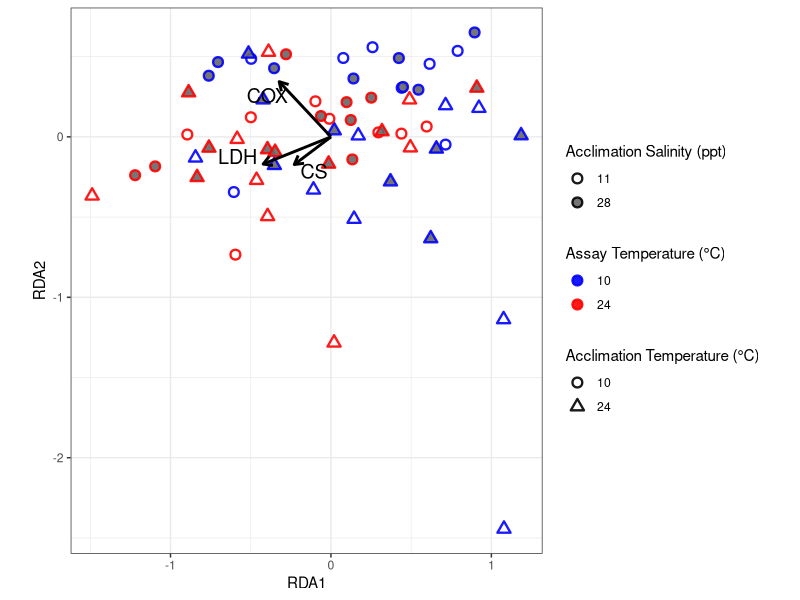
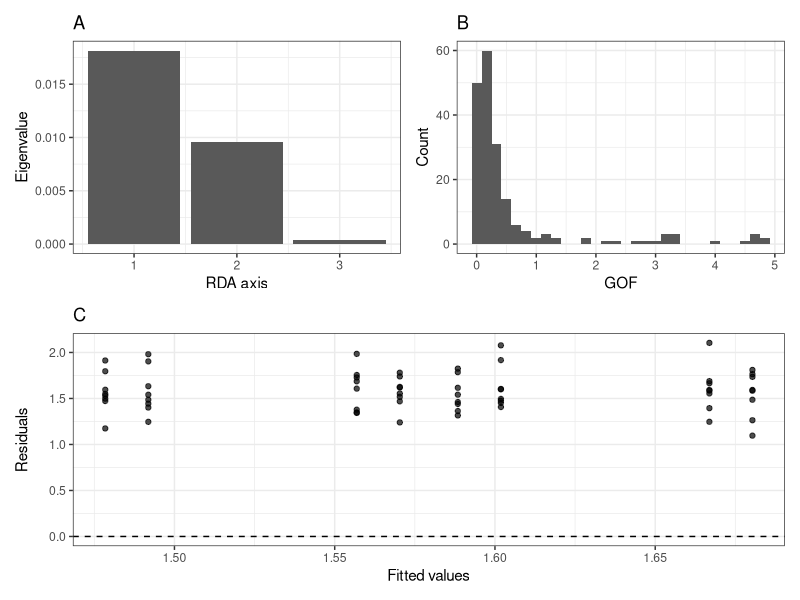
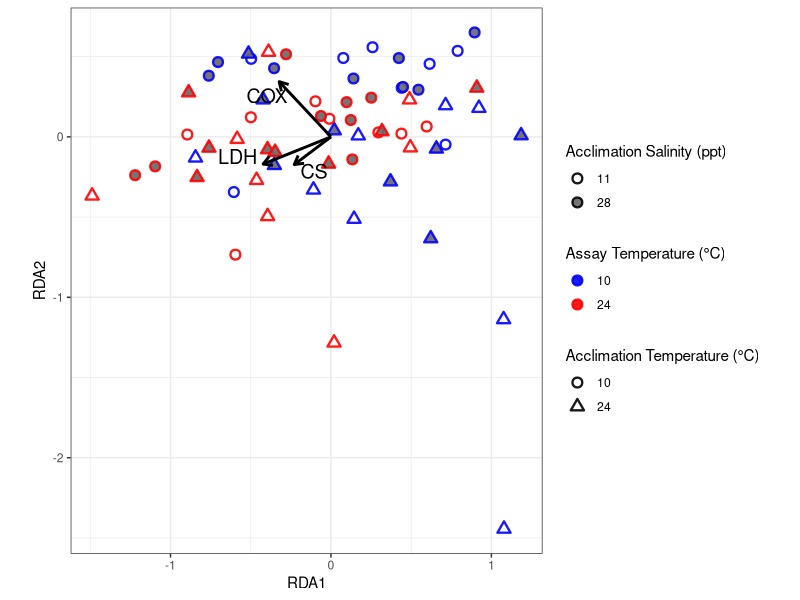

These charts were generated, in order, by the following R code:
## ---- chunk 1
knitr::opts_chunk$set(echo = TRUE)
## ---- chunk 2
library(tidyverse)
library(vegan)
library(ggrepel)
library(patchwork)
## ---- chunk 3
killi_rda <- read_csv("../Data_Set/HS_MD_killifish.csv")

str(killi_rda)
## ---- chunk 4
killi_rda <- killi_rda %>%
  mutate(across(c(Assay_Temperature,
                  Acclimation_Temperature,
                  Acclimation_Salinity),
                as.factor))

killi_rda$Fish_ID <- as.character(killi_rda$Fish_ID)

str(killi_rda)
## ---- chunk 5
killi_rda <- killi_rda %>%
  mutate(across(c(CS_Activity, COX_Activity, LDH_Activity),
                ~log(.x),
                .names = "log_{.col}"))
## ---- chunk 6
response_matrix <- killi_rda %>%
  select(log_CS_Activity, log_COX_Activity, log_LDH_Activity)
## ---- chunk 7
rda_model <- rda(response_matrix ~ Assay_Temperature +
                                   Acclimation_Temperature +
                                   Acclimation_Salinity,
                 data = killi_rda)
## ---- chunk 8

# Eigenvalues (RDA axes)
eig_df <- data.frame(
  Axis = seq_along(rda_model$CCA$eig),
  Eigenvalue = rda_model$CCA$eig
)

# Goodness-of-fit (sites)
gof_vals <- goodness(rda_model, display = "sites")
gof_df <- data.frame(
  Site = seq_along(gof_vals),
  GOF = as.numeric(gof_vals)
)

fitted_vals <- fitted(rda_model)
resid_vals <- residuals(rda_model)

fr_df <- data.frame(
  Fitted = fitted_vals[,1],
  Residuals = resid_vals[,1]
)

# ----------------------------
# Plot 1: Eigenvalues
# ----------------------------
p1 <- ggplot(eig_df, aes(x = Axis, y = Eigenvalue)) +
  geom_col() +
  labs(title = "A",
       x = "RDA axis",
       y = "Eigenvalue") +
  theme_bw()

# ----------------------------
# Plot 2: Goodness-of-fit
# ----------------------------
p2 <- ggplot(gof_df, aes(x = GOF)) +
  geom_histogram(bins = 30) +
  labs(title = "B",
       x = "GOF",
       y = "Count") +
  theme_bw()

# ----------------------------
# Plot 3: Fitted vs Residuals plot
# ----------------------------

p3 <- ggplot(fr_df, aes(x = Fitted, y = Residuals)) +
  geom_point(alpha = 0.7) +
  geom_hline(yintercept = 0, linetype = 2) +
  labs(title = "C",
       x = "Fitted values",
       y = "Residuals") +
  theme_bw()


# ----------------------------
# Combine into panel
# ----------------------------
panel_plot <- (p1 | p2) / (p3)

ggsave(
  filename = "../Figures/rda_diagnostics.png",
  plot = panel_plot,
  width = 8,
  height = 6,
  dpi = 300
)
## ---- chunk 9
print(
  summary(rda_model)
    )
## ---- chunk 10
print(
  anova(rda_model, permutations = how(blocks = killi_rda$Fish_ID))
    )
## ---- chunk 11
print(
  anova(rda_model, by = "axis",
      permutations = how(blocks = killi_rda$Fish_ID))
    )
## ---- chunk 12
print(
  anova(rda_model, by = "terms",
      permutations = how(blocks = killi_rda$Fish_ID))
    )
## ---- chunk 13
sites <- scores(rda_model, display = "sites", scaling = 2)
species <- scores(rda_model, display = "species", scaling = 2)
bp <- scores(rda_model, display = "bp", scaling = 2)

print(species)
print(bp)

sites <- as.data.frame(sites)
species <- as.data.frame(species)

species$label <- gsub("_Activity", "", gsub("log_", "", rownames(species)))

sites$Assay_Temperature <- killi_rda$Assay_Temperature
sites$Acclimation_Temperature <- killi_rda$Acclimation_Temperature
sites$Acclimation_Salinity <- killi_rda$Acclimation_Salinity
## ---- chunk 14
library(ggrepel)

rda_plot<-ggplot(sites, aes(RDA1, RDA2)) +
  
  geom_point(aes(
    color = Assay_Temperature,
    fill = Acclimation_Salinity,
    shape = Acclimation_Temperature
  ),
  size = 2.5,
  stroke = 1.2,
  alpha = 0.9) +
  
  scale_color_manual(values = c("10" = "blue",
                                "24" = "red")) +
  
  scale_shape_manual(values = c("10" = 21,
                               "24" = 24)) +
  
  scale_fill_manual(values = c("28" = "grey40",
                              "11" = "white")) +
  
  # RESPONSE VECTORS (arrows)
  geom_segment(data = species,
             aes(x = 0, y = 0,
                 xend = RDA1, yend = RDA2),
             linewidth = 1,
             arrow = arrow(length = unit(0.25, "cm")),
             color = "black") +
  
  geom_text_repel(data = species,
                  aes(x = RDA1, y = RDA2, label = label),
                  size = 5) +
  
  guides(
    fill = guide_legend(override.aes = list(shape = 21, colour = "black"))
  ) +
  
  theme_bw() +
  coord_equal() +
  
  labs(
    color = "Assay Temperature (°C)",
    shape = "Acclimation Temperature (°C)",
    fill = "Acclimation Salinity (ppt)"
  )
## ---- chunk 15
plot(rda_plot)
## ---- chunk 16
ggsave(
  filename = "../Figures/rda_plot.png",
  plot = rda_plot,
  width = 8,
  height = 5,
  dpi = 300
)
